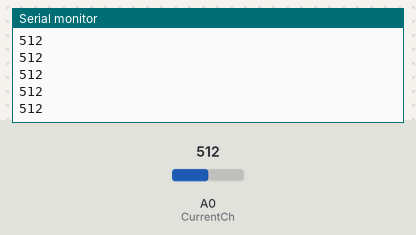
Simulated run of this sketch. Board: Arduino Uno, built with avr-gcc and run on an emulated ATmega328P. On the bench: the last lines printed to the serial monitor. The test bench sets the inputs (shaded band); at power-on: A0 (CurrentCh) = 512.

Above: at 1.2 s.
1.3 s: A0 (CurrentCh) set to 716
At 2.1 s:
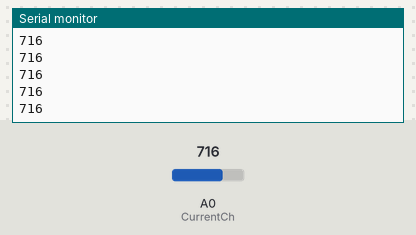
2.8 s: A0 (CurrentCh) set to 900
At 3.9 s:
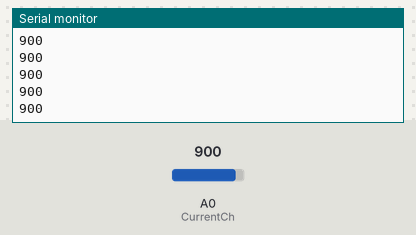
Timing chart, 0 to 5.8 s (numbered marks = the images above; inputs shaded):
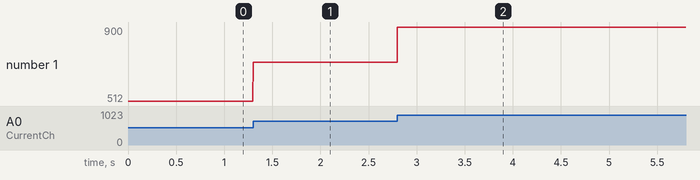

The sketch:

raw_data.ino
```cpp
#include <compat/deprecated.h>
#include <FlexiTimer2.h>
#define SAMPFREQ 256                      // ADC sampling rate 256
#define TIMER2VAL (1024/(SAMPFREQ))       // Set 256Hz sampling frequency
volatile unsigned char CurrentCh=0;         //Current channel being sampled.
volatile unsigned int ADC_Value = 0;    //ADC current value
volatile unsigned int smpCounter;

void setup() {
 noInterrupts();  // Disable all interrupts before initialization
 smpCounter = 0; // setup sample counter
 FlexiTimer2::set(TIMER2VAL, Timer2_Overflow_ISR);
 FlexiTimer2::start();
 Serial.begin(57600);
 interrupts();  // Enable all interrupts after initialization has been completed
}

void Timer2_Overflow_ISR()
{
        ADC_Value = analogRead(CurrentCh);
        Serial.println(ADC_Value); // print sample
}

void loop() {
 __asm__ __volatile__ ("sleep");
}
```

Measured:
- after the input at 1.3 s, the serial monitor: prints a new line at once (image 1)
- after the input at 2.8 s, the serial monitor: prints a new line at once (image 2)
- plotted number 1: 512 → 716 after the input at 1.3 s, 716 → 900 after the input at 2.8 s
